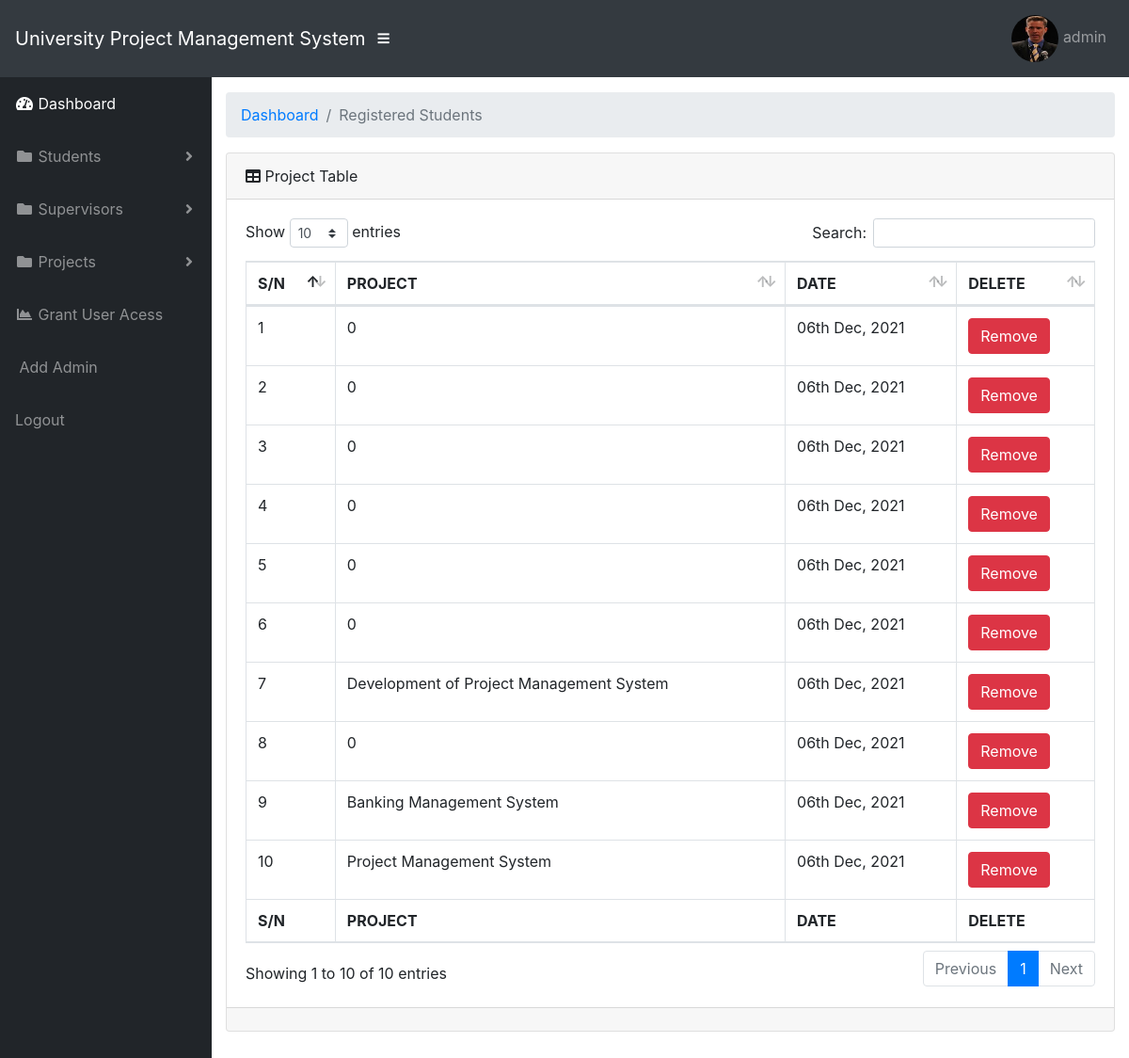
The app's page /admin/view_project.php (signed in) with its own data.
### tables this page shows
CREATE TABLE `user` (
  `id` int(11) NOT NULL,
  `username` varchar(50) NOT NULL,
  `password` varchar(255) NOT NULL,
  `matric` varchar(200) NOT NULL,
  `role` int(10) NOT NULL,
  `status` int(10) NOT NULL,
  `image` varchar(100) NOT NULL
);

CREATE TABLE `propose_project` (
  `id` int(100) NOT NULL,
  `student` varchar(100) NOT NULL,
  `username` varchar(100) NOT NULL,
  `project_id` int(10) NOT NULL,
  `mat_no` varchar(100) NOT NULL,
  `first_proposal` varchar(200) NOT NULL,
  `second_proposal` varchar(200) NOT NULL,
  `third_proposal` varchar(200) NOT NULL,
  `final_copy` varchar(200) NOT NULL,
  `course_of_studies` varchar(200) NOT NULL,
  `department` varchar(200) NOT NULL,
  `faculty` varchar(200) NOT NULL,
  `date` timestamp NOT NULL DEFAULT current_timestamp()
);

### admin/view_project.php (the view, shortened to what this page needs)
<?php
include("../db.php");
?>
<DOCTYPE html>
<html lang="en">
<head>
  <link href="vendor/fontawesome-free/css/all.min.css" rel="stylesheet" type="text/css">
  <link href="vendor/datatables/dataTables.bootstrap4.css" rel="stylesheet">
  <link href="css/sb-admin.css" rel="stylesheet">
</head>
<body id="page-top">
  <nav class="navbar navbar-expand navbar-dark bg-dark static-top">
    <a class="navbar-brand mr-1" href="index.php">University Project Management System</a>
    <button class="btn btn-link btn-sm text-white order-1 order-sm-0" id="sidebarToggle" href="#">
      <i class="fas fa-bars"></i>
    </button>
   <?php include("header.php"); ?>
  <div id="wrapper">
    <ul class="sidebar navbar-nav">
    <li class="nav-item active">
        <a class="nav-link" href="dashboard.php">
          <i class="fas fa-fw fa-tachometer-alt"></i>
          <span>Dashboard</span>
        </a>
      </li>
      <li class="nav-item dropdown">
        <a class="nav-link dropdown-toggle" href="#" id="pagesDropdown" role="button" data-toggle="dropdown" aria-haspopup="true" aria-expanded="false">
          <i class="fas fa-fw fa-folder"></i>
          <span>Students</span>
        </a>
      </li>
      <li class="nav-item dropdown">
        <a class="nav-link dropdown-toggle" href="#" id="pagesDropdown" role="button" data-toggle="dropdown" aria-haspopup="true" aria-expanded="false">
          <i class="fas fa-fw fa-folder"></i>
          <span>Supervisors</span>
        </a>
      </li>
      <li class="nav-item dropdown">
        <a class="nav-link dropdown-toggle" href="#" id="pagesDropdown" role="button" data-toggle="dropdown" aria-haspopup="true" aria-expanded="false">
          <i class="fas fa-fw fa-folder"></i>
          <span>Projects</span>
        </a>
      </li>
      <li class="nav-item">
        <a class="nav-link" href="confirm_reg.php">
          <i class="fas fa-fw fa-chart-area"></i>
          <span>Grant User Acess</span></a>
      </li>
      <li class="nav-item">
        <a class="nav-link" href="add_admin.php">
          <span>Add Admin</span></a>
      </li>
      <li class="nav-item">
        <a class="nav-link" href="../logout.php">
          <span>Logout</span></a>
      </li>
    </ul>
    <div id="content-wrapper">
      <div class="container-fluid">
        <ol class="breadcrumb">
          <li class="breadcrumb-item">
            <a href="#">Dashboard</a>
          </li>
          <li class="breadcrumb-item active">Registered Students</li>
        </ol>
        <?php
        $sql2 = "SELECT * FROM propose_project ORDER BY id DESC";
        $query2 = mysqli_query($conn,$sql2);
        ?>
        <div class="card mb-3">
          <div class="card-header">
            <i class="fas fa-table"></i>
            Project Table</div>
          <div class="card-body">
            <div class="table-responsive">
              <table class="table table-bordered" id="dataTable" width="100%" cellspacing="0">
                <thead>
                  <tr>
                    <th>S/N</th>
                    <th>PROJECT</th>
                    <th>DATE</th>
                    <th>DELETE</th>
                  </tr>
                </thead>
                <tfoot>
                  <tr>
                    <th>S/N</th>
                    <th>PROJECT</th>
                    <th>DATE</th>
                    <th>DELETE</th>
                  </tr>
                </tfoot>
                <tbody>
                  <?php
                  $n = 1;
                  while($row = mysqli_fetch_assoc($query2)){
                    $timeStamp = $row['date'];
                    $date = date('dS M, Y', strtotime($timeStamp));
                  ?>
                  <tr>
                    <td><?php echo $n; ?></td>
                    <td>
                      <?php
                       if($row['first_proposal'] == 'Not Approved' && $row['second_proposal'] == 'Not Approved'){
                        echo $row['third_proposal'];
                       }
                       else if($row['first_proposal'] == 'Not Approved' && $row['third_proposal'] == 'Not Approved'){
                        echo $row['second_proposal'];
                       }
                       else{
                        echo $row['first_proposal'];
                       }
                      ?>
                    </td>
                      <td><?php echo $date; ?></td>
                    <td>
                      <a href="delete_project.php?id=<?php echo $row['id']; ?>"><button class="btn btn-danger">Remove</button></a>
                    </td>
                  </tr>
                 <?php $n++; } ?>
                 </tbody>
              </table>
            </div>
          </div>
          <div class="card-footer small text-muted"></div>
        </div>
      </div>
<?php
include("footer.php");
?>

### admin/header.php (shortened to what this page needs)
<?php
include("../db.php");
?>
 <form class="d-none d-md-inline-block form-inline ml-auto mr-0 mr-md-3 my-2 my-md-0">
      <div class="input-group">
        <div class="input-group-append">
          <button class="btn " type="button">
          </button>
        </div>
      </div>
    </form>
    <ul class="navbar-nav ml-auto ml-md-0">
      <li class="nav-item dropdown no-arrow">
        <a class="nav-link dropdown-toggle" href="#" id="userDropdown" role="button" data-toggle="dropdown" aria-haspopup="true" aria-expanded="false">
          <?php
          $username = $_SESSION['id'];
          $sql = "SELECT * FROM user WHERE username='$username'";
          $query = mysqli_query($conn,$sql);
          $row = mysqli_fetch_assoc($query);
          ?>
          <img src="../image/<?php echo $row['image']; ?>" style="border-radius: 50%; height: 50px; width: 50px;">
          <?php echo $row['username']; ?>
        </a>
      </li>
    </ul>
  </nav>

### admin/footer.php (shortened to what this page needs)
</body>
</html>

### records on screen
user: image (picture), username "admin"
propose_project: first_proposal "0", date "06th Dec, 2021"
propose_project: first_proposal "0", date "06th Dec, 2021"
propose_project: first_proposal "0", date "06th Dec, 2021"
propose_project: first_proposal "0", date "06th Dec, 2021"
propose_project: first_proposal "0", date "06th Dec, 2021"
propose_project: first_proposal "0", date "06th Dec, 2021"
propose_project: first_proposal "Development of Project Management System", date "06th Dec, 2021"
propose_project: first_proposal "0", date "06th Dec, 2021"
propose_project: second_proposal "Banking Management System", date "06th Dec, 2021"
propose_project: first_proposal "Project Management System", date "06th Dec, 2021"
